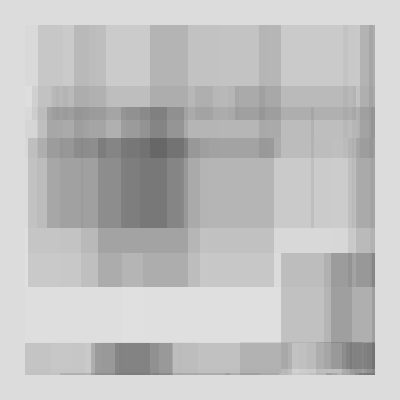
Frame 1 (no input)
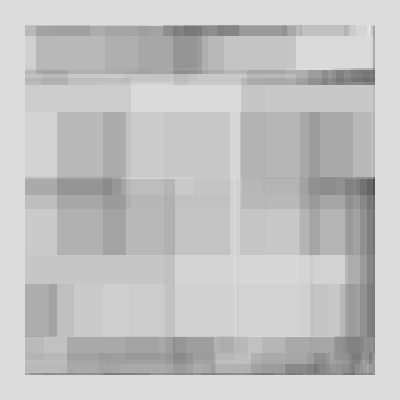
Frame 2 (the mouse pressed at the canvas centre, redrawn once)

The p5.js sketch that drew these frames (run headless with seeded random() and noise() and a simulated clock; the mouse was pressed at the canvas centre and the sketch redrawn once):

// p5.js sketch
// ── sketch.js
function setup() {
  createCanvas(400, 400);
  ellipseMode(CORNER);
  rectMode(CORNER);
}

function draw() {
  background(220);

  let border=25;

  let w=0;
  let h=0;
  
  let maxX=width-border;
  let maxY=height-border;

  let x = border;
  let y = border;

  noFill();
  //stroke(0, 64);
  noStroke();
  let count=0;
  
  while (y < maxY) {
    h = int(random(maxY/2));

    if (y+h > maxY) {
      h = maxY-y;
      if (h<=1) break;
    }
    
    while (x < maxX) {
      count++;
      w = int(random(maxX/2));

      if (x+w > maxX) {
        w = maxX-x;
        if (w<=1) { 
          //console.log("breaking");
          break;
        }
      }

      fill(random(255), 32);
      rect(x, y, w, h);
      
      x += int(random(w));
      
    }

    x = border;
    y += int(random(h));
  }
  noLoop();
  console.log("stopped after", count);
}

// ── style.css
html, body {
  margin: 0;
  padding: 0;
}

canvas {
  display: block;
}


/*html, body {
/*  height: 100%;
/*}

/*body {
/*  margin: 0;
/*  display: flex;

/*  /* This centers our sketch horizontally. */
/*  justify-content: center;

/*  /* This centers our sketch vertically. */
/*  align-items: center;
/*}
